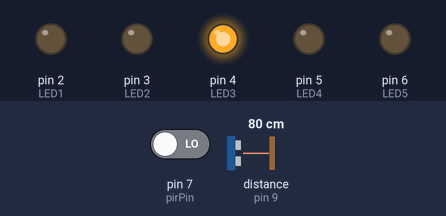
The sketch below on a simulated Arduino Uno, built with avr-gcc and run on an emulated ATmega328P. Parts: output pins drawn as LEDs (lit = HIGH). Wiring (inferred from the names in the program): ultrasonic range finder: trigger pin 10; echo pin 9. The inputs (shaded band) are chosen by the test bench; at power-on: pin 7 (pirPin) LOW, distance to the obstacle (sensor on pin 9) 80 cm. The echo pulse lasts 58.3 µs per cm; pins used as bus, display or sensor lines are not drawn; what the sketch prints to the serial monitor is not drawn.

Above: at 0.1 s.
Timing chart, 0 to 1.6 s (numbered marks = the images above):
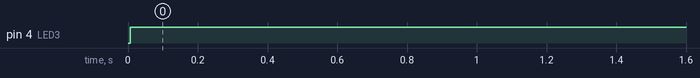

Measured:
- by itself, pin 4 (LED3): LOW → HIGH at 0.01 s

The sketch:

examplecodefoaudit.ino
```cpp
int trig =10;
int echo=9;

int LED1 =2;
int LED2 =3;
int LED3 =4;
int LED4 =5;
int LED5 =6;


int pirPin = 7;


int t=0;
int distance=0;

void setup()
{
 pinMode(trig,OUTPUT);
 pinMode(echo,INPUT);
 pinMode(pirPin, INPUT);
 pinMode(LED1, OUTPUT);
 pinMode(LED2, OUTPUT);
 pinMode(LED3, OUTPUT);
 pinMode(LED4, OUTPUT);
 pinMode(LED5, OUTPUT);


 Serial.begin(9600);

}

void loop()
{
  digitalWrite(trig , HIGH);
  delayMicroseconds(1000);
  digitalWrite(trig ,LOW);
  t=pulseIn(echo,HIGH);
  distance =(t/2) /28.5 ;
  Serial.println(distance);
  int pirState = digitalRead(pirPin);
if(distance < 5 && pirState == HIGH)
 {
   digitalWrite(LED1,HIGH);
   digitalWrite(LED2,HIGH);
   digitalWrite(LED3,HIGH);
   digitalWrite(LED4,HIGH);
   digitalWrite(LED5,HIGH);


 }
 else if ( distance < 10 && pirState == HIGH)
 {
  digitalWrite(LED1,HIGH);
  digitalWrite(LED2,HIGH);
  digitalWrite(LED3,HIGH);
  digitalWrite(LED4,HIGH);
  digitalWrite(LED5,LOW);


 }
else if( distance <15 && pirState == HIGH)
{
  digitalWrite(LED1,HIGH);
  digitalWrite(LED2,HIGH);
  digitalWrite(LED3,HIGH);
  digitalWrite(LED4,LOW);
  digitalWrite(LED5,LOW);

}
else if( distance < 20 && pirState == HIGH)
{
  digitalWrite(LED1,HIGH);
  digitalWrite(LED2,LOW);
  digitalWrite(LED3,LOW);
  digitalWrite(LED4,LOW);
  digitalWrite(LED5,LOW);

}

else
 {
   digitalWrite(LED1,LOW);
   digitalWrite(LED2,LOW);
   digitalWrite(LED3,HIGH);
   digitalWrite(LED4,LOW);
   digitalWrite(LED5,LOW);


 }


}
```
